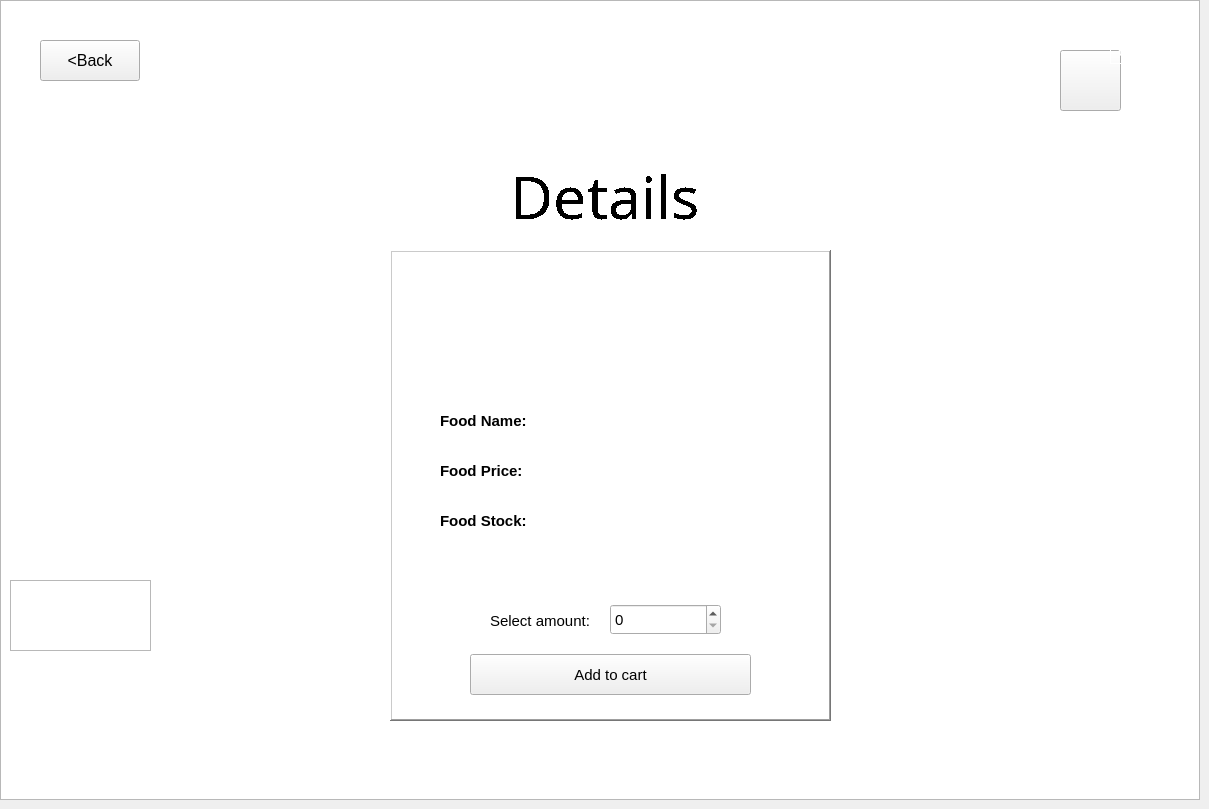
    <widget class="QWidget" name="foodDetailsPage">
     <widget class="QPushButton" name="addToCartButton">
      <property name="geometry">
       <rect>
        <x>470</x>
        <y>654</y>
        <width>281</width>
        <height>41</height>
       </rect>
      </property>
      <property name="font">
       <font>
        <pointsize>11</pointsize>
        <weight>50</weight>
        <bold>false</bold>
       </font>
      </property>
      <property name="cursor">
       <cursorShape>PointingHandCursor</cursorShape>
      </property>
      <property name="text">
       <string>Add to cart</string>
      </property>
     </widget>
     <widget class="QLabel" name="foodStockLable">
      <property name="geometry">
       <rect>
        <x>550</x>
        <y>500</y>
        <width>251</width>
        <height>41</height>
       </rect>
      </property>
      <property name="font">
       <font>
        <pointsize>11</pointsize>
        <weight>75</weight>
        <bold>true</bold>
       </font>
      </property>
      <property name="cursor">
       <cursorShape>ArrowCursor</cursorShape>
      </property>
      <property name="toolTip">
       <string>&lt;html&gt;&lt;head/&gt;&lt;body&gt;&lt;p&gt;Food stock&lt;/p&gt;&lt;/body&gt;&lt;/html&gt;</string>
      </property>
      <property name="styleSheet">
       <string notr="true">background-color: rgb(255, 255, 255);</string>
      </property>
      <property name="text">
       <string/>
      </property>
      <property name="alignment">
       <set>Qt::AlignLeading|Qt::AlignLeft|Qt::AlignVCenter</set>
      </property>
     </widget>
     <widget class="QLabel" name="label_20">
      <property name="geometry">
       <rect>
        <x>440</x>
        <y>450</y>
        <width>101</width>
        <height>41</height>
       </rect>
      </property>
      <property name="font">
       <font>
        <pointsize>11</pointsize>
        <weight>75</weight>
        <bold>true</bold>
       </font>
      </property>
      <property name="styleSheet">
       <string notr="true">background-color: rgb(255, 255, 255);</string>
      </property>
      <property name="text">
       <string>Food Price:</string>
      </property>
      <property name="alignment">
       <set>Qt::AlignLeading|Qt::AlignLeft|Qt::AlignVCenter</set>
      </property>
     </widget>
     <widget class="QGraphicsView" name="graphicsView_10">
      <property name="geometry">
       <rect>
        <x>390</x>
        <y>250</y>
        <width>441</width>
        <height>471</height>
       </rect>
      </property>
      <property name="styleSheet">
       <string notr="true"/>
      </property>
      <property name="frameShape">
       <enum>QFrame::WinPanel</enum>
      </property>
      <property name="frameShadow">
       <enum>QFrame::Raised</enum>
      </property>
     </widget>
     <widget class="QLabel" name="label_21">
      <property name="geometry">
       <rect>
        <x>450</x>
        <y>160</y>
        <width>311</width>
        <height>71</height>
       </rect>
      </property>
      <property name="font">
       <font>
        <family>Stencil</family>
        <pointsize>44</pointsize>
        <weight>50</weight>
        <bold>false</bold>
        <strikeout>false</strikeout>
        <stylestrategy>NoAntialias</stylestrategy>
        <kerning>true</kerning>
       </font>
      </property>
      <property name="styleSheet">
       <string notr="true">color: rgb(255, 255, 255);
color: rgb(0, 0, 0);</string>
      </property>
      <property name="text">
       <string>Details</string>
      </property>
      <property name="alignment">
       <set>Qt::AlignCenter</set>
      </property>
     </widget>
     <widget class="QLabel" name="label_22">
      <property name="geometry">
       <rect>
        <x>440</x>
        <y>400</y>
        <width>101</width>
        <height>41</height>
       </rect>
      </property>
      <property name="font">
       <font>
        <pointsize>11</pointsize>
        <weight>75</weight>
        <bold>true</bold>
       </font>
      </property>
      <property name="styleSheet">
       <string notr="true">background-color: rgb(255, 255, 255);</string>
      </property>
      <property name="text">
       <string>Food Name:</string>
      </property>
      <property name="alignment">
       <set>Qt::AlignLeading|Qt::AlignLeft|Qt::AlignVCenter</set>
      </property>
     </widget>
     <widget class="QLabel" name="label_23">
      <property name="geometry">
       <rect>
        <x>440</x>
        <y>500</y>
        <width>101</width>
        <height>41</height>
       </rect>
      </property>
      <property name="font">
       <font>
        <pointsize>11</pointsize>
        <weight>75</weight>
        <bold>true</bold>
       </font>
      </property>
      <property name="styleSheet">
       <string notr="true">background-color: rgb(255, 255, 255);</string>
      </property>
      <property name="text">
       <string>Food Stock:</string>
      </property>
      <property name="alignment">
       <set>Qt::AlignLeading|Qt::AlignLeft|Qt::AlignVCenter</set>
      </property>
     </widget>
     <widget class="QLabel" name="foodNameLable">
      <property name="geometry">
       <rect>
        <x>550</x>
        <y>400</y>
        <width>251</width>
        <height>41</height>
       </rect>
      </property>
      <property name="font">
       <font>
        <pointsize>11</pointsize>
        <weight>75</weight>
        <bold>true</bold>
       </font>
      </property>
      <property name="cursor">
       <cursorShape>ArrowCursor</cursorShape>
      </property>
      <property name="toolTip">
       <string>&lt;html&gt;&lt;head/&gt;&lt;body&gt;&lt;p&gt;Food name&lt;/p&gt;&lt;/body&gt;&lt;/html&gt;</string>
      </property>
      <property name="styleSheet">
       <string notr="true">background-color: rgb(255, 255, 255);</string>
      </property>
      <property name="text">
       <string/>
      </property>
      <property name="alignment">
       <set>Qt::AlignLeading|Qt::AlignLeft|Qt::AlignVCenter</set>
      </property>
     </widget>
     <widget class="QLabel" name="foodPriceLable">
      <property name="geometry">
       <rect>
        <x>550</x>
        <y>450</y>
        <width>251</width>
        <height>41</height>
       </rect>
      </property>
      <property name="font">
       <font>
        <pointsize>11</pointsize>
        <weight>75</weight>
        <bold>true</bold>
       </font>
      </property>
      <property name="cursor">
       <cursorShape>ArrowCursor</cursorShape>
      </property>
      <property name="toolTip">
       <string>&lt;html&gt;&lt;head/&gt;&lt;body&gt;&lt;p&gt;Food price&lt;/p&gt;&lt;/body&gt;&lt;/html&gt;</string>
      </property>
      <property name="styleSheet">
       <string notr="true">background-color: rgb(255, 255, 255);</string>
      </property>
      <property name="text">
       <string/>
      </property>
      <property name="alignment">
       <set>Qt::AlignLeading|Qt::AlignLeft|Qt::AlignVCenter</set>
      </property>
     </widget>
     <widget class="QGraphicsView" name="graphicsView_8">
      <property name="geometry">
       <rect>
        <x>0</x>
        <y>0</y>
        <width>1200</width>
        <height>800</height>
       </rect>
      </property>
      <property name="font">
       <font>
        <pointsize>11</pointsize>
        <weight>50</weight>
        <bold>false</bold>
       </font>
      </property>
      <property name="cursor" stdset="0">
       <cursorShape>ArrowCursor</cursorShape>
      </property>
      <property name="styleSheet">
       <string notr="true">border-image: url(:/img/resource/Backgroud-img.jpg);</string>
      </property>
     </widget>
     <widget class="QLabel" name="label_30">
      <property name="geometry">
       <rect>
        <x>573</x>
        <y>300</y>
        <width>71</width>
        <height>71</height>
       </rect>
      </property>
      <property name="styleSheet">
       <string notr="true">border-image: url(:/img/resource/chicken.png);</string>
      </property>
      <property name="text">
       <string/>
      </property>
     </widget>
     <widget class="QGraphicsView" name="graphicsView_16">
      <property name="geometry">
       <rect>
        <x>10</x>
        <y>580</y>
        <width>141</width>
        <height>71</height>
       </rect>
      </property>
      <property name="styleSheet">
       <string notr="true">border-image: url(:/img/resource/logo.png);</string>
      </property>
     </widget>
     <widget class="QPushButton" name="loginPageBackButton_2">
      <property name="geometry">
       <rect>
        <x>40</x>
        <y>40</y>
        <width>100</width>
        <height>41</height>
       </rect>
      </property>
      <property name="font">
       <font>
        <pointsize>12</pointsize>
        <weight>50</weight>
        <bold>false</bold>
       </font>
      </property>
      <property name="cursor">
       <cursorShape>PointingHandCursor</cursorShape>
      </property>
      <property name="text">
       <string>&lt;Back</string>
      </property>
     </widget>
     <widget class="QPushButton" name="cartViewIconButton_2">
      <property name="geometry">
       <rect>
        <x>1060</x>
        <y>50</y>
        <width>61</width>
        <height>61</height>
       </rect>
      </property>
      <property name="cursor">
       <cursorShape>PointingHandCursor</cursorShape>
      </property>
      <property name="styleSheet">
       <string notr="true">border-image: url(:/img/resource/groceries.png);
border-image: url(:/img/resource/food-trolley.png);</string>
      </property>
      <property name="text">
       <string/>
      </property>
     </widget>
     <widget class="QLabel" name="orderCountLabel_2">
      <property name="geometry">
       <rect>
        <x>1110</x>
        <y>40</y>
        <width>24</width>
        <height>24</height>
       </rect>
      </property>
      <property name="font">
       <font>
        <family>Segoe UI</family>
        <pointsize>9</pointsize>
        <weight>87</weight>
        <italic>false</italic>
        <bold>true</bold>
        <strikeout>false</strikeout>
        <kerning>true</kerning>
       </font>
      </property>
      <property name="styleSheet">
       <string notr="true">border-image: url(:/img/resource/toppng.com-red-circle-2000x2000.png);
color: rgb(255, 255, 255);
font: 700 9pt &quot;Segoe UI&quot;;</string>
      </property>
      <property name="frameShape">
       <enum>QFrame::Box</enum>
      </property>
      <property name="text">
       <string>0</string>
      </property>
      <property name="textFormat">
       <enum>Qt::AutoText</enum>
      </property>
      <property name="alignment">
       <set>Qt::AlignCenter</set>
      </property>
     </widget>
     <widget class="QSpinBox" name="foodAmountSpinBox">
      <property name="geometry">
       <rect>
        <x>610</x>
        <y>604</y>
        <width>111</width>
        <height>31</height>
       </rect>
      </property>
      <property name="font">
       <font>
        <pointsize>11</pointsize>
       </font>
      </property>
      <property name="cursor">
       <cursorShape>PointingHandCursor</cursorShape>
      </property>
      <property name="maximum">
       <number>1000</number>
      </property>
     </widget>
     <widget class="QLabel" name="label_25">
      <property name="geometry">
       <rect>
        <x>490</x>
        <y>610</y>
        <width>111</width>
        <height>21</height>
       </rect>
      </property>
      <property name="font">
       <font>
        <pointsize>11</pointsize>
        <weight>50</weight>
        <bold>false</bold>
       </font>
      </property>
      <property name="text">
       <string>Select amount:</string>
      </property>
     </widget>
     <zorder>graphicsView_8</zorder>
     <zorder>graphicsView_10</zorder>
     <zorder>addToCartButton</zorder>
     <zorder>foodStockLable</zorder>
     <zorder>label_20</zorder>
     <zorder>label_21</zorder>
     <zorder>label_22</zorder>
     <zorder>label_23</zorder>
     <zorder>foodNameLable</zorder>
     <zorder>foodPriceLable</zorder>
     <zorder>label_30</zorder>
     <zorder>graphicsView_16</zorder>
     <zorder>loginPageBackButton_2</zorder>
     <zorder>cartViewIconButton_2</zorder>
     <zorder>orderCountLabel_2</zorder>
     <zorder>foodAmountSpinBox</zorder>
     <zorder>label_25</zorder>
    </widget>
